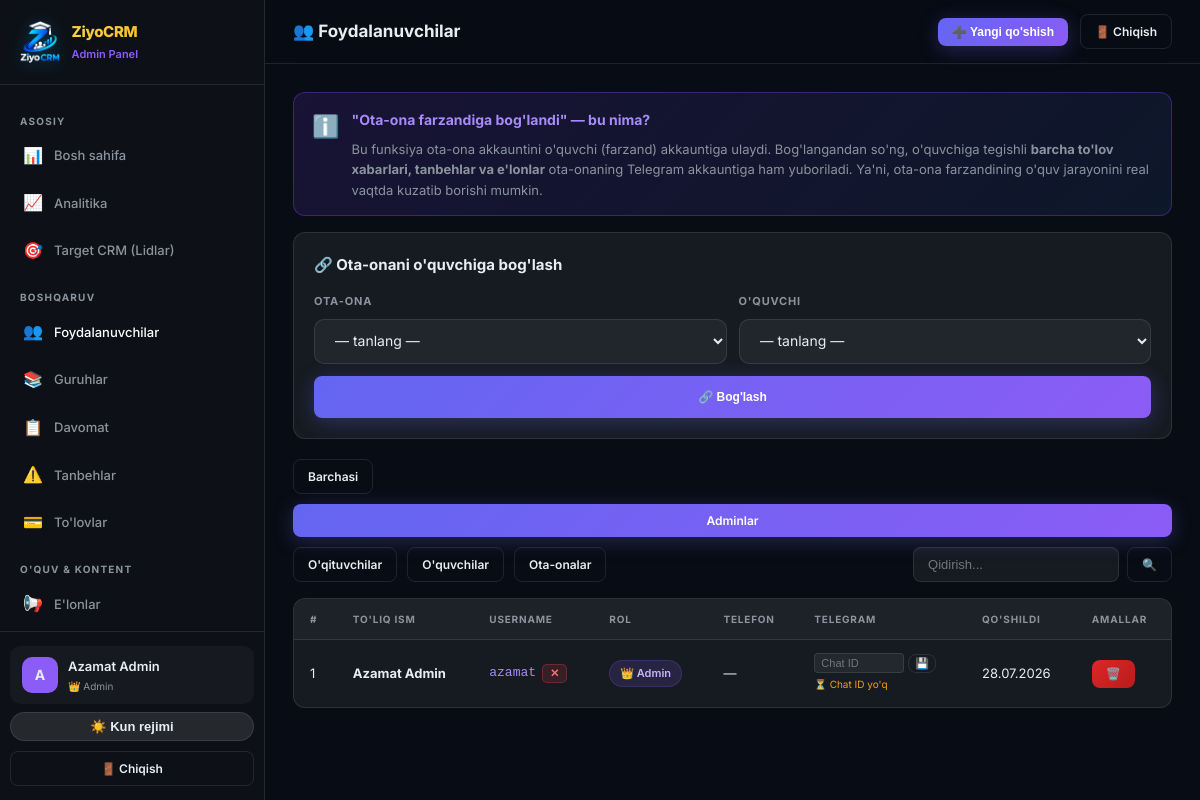
Screenshot of /admin/users.php?role=admin (signed in) with the database file from the repository.
### tables this page shows
CREATE TABLE users (
        id INTEGER PRIMARY KEY AUTOINCREMENT,
        username TEXT UNIQUE NOT NULL,
        password TEXT NOT NULL,
        full_name TEXT NOT NULL,
        role TEXT NOT NULL CHECK(role IN ('admin','teacher','student','parent')),
        telegram_chat_id TEXT,
        phone TEXT,
        created_at DATETIME DEFAULT CURRENT_TIMESTAMP,
        is_active INTEGER DEFAULT 1
    );

### admin/users.php (the view, shortened to what this page needs)
<?php
$db = getDB();
$role_filter = $_GET['role'] ?? 'all';
$search = trim($_GET['search'] ?? '');
$query = "SELECT * FROM users WHERE is_active=1";
$params = [];
if ($role_filter !== 'all') {
    $query .= " AND role=?";
    $params[] = $role_filter;
}
$query .= " ORDER BY created_at DESC";
$stmt = $db->prepare($query);
$stmt->execute($params);
$users = $stmt->fetchAll(PDO::FETCH_ASSOC);
$role_labels = ['admin'=>'👑 Admin','teacher'=>"👨‍🏫 O'qituvchi",'student'=>"🎓 O'quvchi",'parent'=>'👪 Ota-ona'];
$role_badges = ['admin'=>'badge-purple','teacher'=>'badge-primary','student'=>'badge-success','parent'=>'badge-warning'];
?>
<!DOCTYPE html>
<html lang="uz">
<head>
<link rel="stylesheet" href="../css/style.css">
</head>
<body>
<div class="dashboard">
  <?php include 'sidebar.php'; ?>
  <div class="main-content">
    <div class="topbar">
      <div class="topbar-title">👥 Foydalanuvchilar</div>
      <div class="topbar-right">
        <button class="btn btn-primary btn-sm" onclick="openModal('addModal')">➕ Yangi qo'shish</button>
        <a href="../logout.php" class="btn btn-outline btn-sm">🚪 Chiqish</a>
      </div>
    </div>
    <div class="page-content">
      <div class="info-box fade-in" style="
        background: linear-gradient(135deg, rgba(124,58,237,0.15), rgba(59,130,246,0.10));
        border: 1.5px solid rgba(124,58,237,0.4);
        border-radius: 12px;
        padding: 14px 18px;
        margin-bottom: 16px;
        display: flex;
        align-items: flex-start;
        gap: 12px;
      ">
        <span style="font-size:22px; margin-top:2px">ℹ️</span>
        <div>
          <strong style="color:#a78bfa; font-size:14px">"Ota-ona farzandiga bog'landi" — bu nima?</strong>
          <p style="margin:6px 0 0; font-size:13px; color:var(--text-muted); line-height:1.6">
            Bu funksiya ota-ona akkauntini o'quvchi (farzand) akkauntiga ulaydi.
            Bog'langandan so'ng, o'quvchiga tegishli <b>barcha to'lov xabarlari, tanbehlar va e'lonlar</b>
            ota-onaning Telegram akkauntiga ham yuboriladi.
            Ya'ni, ota-ona farzandining o'quv jarayonini real vaqtda kuzatib borishi mumkin.
          </p>
        </div>
      </div>
      <div class="data-table-wrapper fade-in" style="margin-bottom:20px; padding:20px;">
        <h3 style="margin-bottom:16px; font-size:15px">🔗 Ota-onani o'quvchiga bog'lash</h3>
        <form method="POST" style="display:flex; gap:12px; flex-wrap:wrap; align-items:flex-end">
          <div class="form-group" style="margin:0; flex:1; min-width:180px">
            <label>Ota-ona</label>
            <select name="parent_id" required>
              <option value="">— tanlang —</option>
            </select>
          </div>
          <div class="form-group" style="margin:0; flex:1; min-width:180px">
            <label>O'quvchi</label>
            <select name="student_id" required>
              <option value="">— tanlang —</option>
            </select>
          </div>
          <button type="submit" class="btn btn-primary btn-sm" style="height:42px">🔗 Bog'lash</button>
        </form>
      </div>
      <div style="display:flex; gap:10px; margin-bottom:16px; flex-wrap:wrap">
        <?php
        $filters = ['all'=>'Barchasi','admin'=>'Adminlar','teacher'=>"O'qituvchilar",'student'=>"O'quvchilar",'parent'=>'Ota-onalar'];
        foreach ($filters as $k=>$v):
        ?>
        <a href="?role=<?= $k ?>&search=<?= urlencode($search) ?>"
           class="btn btn-sm <?= $role_filter===$k?'btn-primary':'btn-outline' ?>"><?= $v ?></a>
        <?php endforeach; ?>
        <form method="GET" style="margin-left:auto; display:flex; gap:8px">
          <input type="text" name="search" placeholder="Qidirish..." value="<?= htmlspecialchars($search) ?>"
                 style="background:rgba(255,255,255,0.06); border:1.5px solid var(--border); border-radius:8px; padding:7px 14px; color:var(--text); font-size:13px; outline:none">
          <button type="submit" class="btn btn-outline btn-sm">🔍</button>
        </form>
      </div>
      <div class="data-table-wrapper fade-in">
        <table>
          <thead>
            <tr>
              <th>#</th>
              <th>To'liq ism</th>
              <th>Username</th>
              <th>Rol</th>
              <th>Telefon</th>
              <th>Telegram</th>
              <th>Qo'shildi</th>
              <th>Amallar</th>
            </tr>
          </thead>
          <tbody>
            <?php if (empty($users)): ?>
            <tr><td colspan="8" style="text-align:center; padding:40px; color:var(--text-muted)">Foydalanuvchi topilmadi</td></tr>
            <?php else: ?>
            <?php foreach ($users as $i => $u): ?>
            <tr>
              <td><?= $i+1 ?></td>
              <td><strong><?= htmlspecialchars($u['full_name']) ?></strong></td>
              <td>
                <div style="display:flex; align-items:center; gap:6px">
                  <code style="color:#a78bfa"><?= htmlspecialchars($u['username']) ?></code>
                  <button type="button"
                    class="btn btn-sm"
                    style="padding:2px 7px; font-size:11px; background:rgba(239,68,68,0.15); color:#f87171; border:1px solid rgba(239,68,68,0.3); border-radius:5px; cursor:pointer"
                    onclick="openDeleteUsernameModal(<?= $u['id'] ?>, '<?= htmlspecialchars($u['username'], ENT_QUOTES) ?>')"
                    title="Username va Telegram ulanishini o'chirish">
                    ✕
                  </button>
                </div>
              </td>
              <td><span class="badge <?= $role_badges[$u['role']] ?? 'badge-primary' ?>"><?= $role_labels[$u['role']] ?? $u['role'] ?></span></td>
              <td><?= htmlspecialchars($u['phone'] ?: '—') ?></td>
              <td>
                <form method="POST" style="display:flex; align-items:center; gap:4px">
                  <input type="text" name="telegram_chat_id" value="<?= htmlspecialchars($u['telegram_chat_id'] ?? '') ?>" placeholder="Chat ID" style="width:90px; padding:3px 6px; font-size:11px; background:rgba(255,255,255,0.06); border:1px solid var(--border); border-radius:4px; color:var(--text)">
                  <button type="submit" class="btn btn-sm btn-outline" style="padding:2px 6px; font-size:11px;" title="Chat ID saqlash">💾</button>
                </form>
                <?php if ($u['telegram_chat_id']): ?>
                  <span style="font-size:10px; color:#10b981">✅ Ulangan</span>
                <?php else: ?>
                  <span style="font-size:10px; color:#f59e0b">⏳ Chat ID yo'q</span>
                <?php endif; ?>
              </td>
              <td><?= date('d.m.Y', strtotime($u['created_at'])) ?></td>
              <td>
                <form method="POST" style="display:inline"
                      onsubmit="return confirm('Rostdan ham o\'chirmoqchimisiz?')">
                  <button type="submit" class="btn btn-danger btn-sm">🗑️</button>
                </form>
              </td>
            </tr>
            <?php endforeach; ?>
            <?php endif; ?>
          </tbody>
        </table>
      </div>
    </div>
  </div>
</div>
</body>
</html>

### css/style.css (style rules this page uses)
:root { --primary: #6366f1; --primary-dark: #4f46e5; --primary-light: rgba(99,102,241,0.15); --admin-color: #8b5cf6; --teacher-color: #3b82f6; --student-color: #10b981; --parent-color: #f59e0b; --success: #10b981; --warning: #f59e0b; --danger: #ef4444; --dark: #080c14; --dark2: #0d1117; --dark3: #161b22; --dark4: #21262d; --bg-main: #080c14; --bg-card: #0d1117; --bg-sidebar: #0d1117; --text: #e6edf3; --text-muted: #8b949e; --border: rgba(240,246,252,0.1); --glass: rgba(13,17,23,0.8); --radius: 12px; --shadow: 0 16px 48px rgba(0,0,0,0.5); }
* { margin:0;padding:0;box-sizing:border-box; }
body { font-family:'Inter',sans-serif; background:var(--bg-main); color:var(--text); min-height:100vh; line-height:1.6; transition: background-color 0.3s ease, color 0.3s ease; }
.form-group { margin-bottom:16px; }
.form-group label { display:block; font-size:11px;font-weight:700; color:var(--text-muted); text-transform:uppercase;letter-spacing:0.8px; margin-bottom:8px; }
.form-group input,.form-group select,.form-group textarea { width:100%; background:rgba(255,255,255,0.05); border:1.5px solid var(--border); border-radius:10px; padding:12px 16px 12px 44px; color:var(--text); font-size:14px; font-family:'Inter',sans-serif; transition:all 0.2s; outline:none; }
.form-group select { padding-left:16px; }
.form-group select option { background:#161b22; }
.btn { display:inline-flex;align-items:center;justify-content:center;gap:8px; padding:11px 22px;border-radius:10px; font-size:13px;font-weight:600; cursor:pointer;border:none; transition:all 0.2s;text-decoration:none; white-space:nowrap; }
.btn-primary { background:linear-gradient(135deg,#6366f1,#8b5cf6); color:#fff;width:100%;padding:14px;font-size:15px; box-shadow:0 4px 20px rgba(99,102,241,0.3); }
.btn-danger { background:linear-gradient(135deg,#dc2626,#b91c1c);color:#fff; }
.btn-outline { background:transparent;border:1.5px solid var(--border);color:var(--text); }
.btn-sm { padding:7px 14px;font-size:12px;border-radius:8px; }
.dashboard { display:flex;min-height:100vh; }
.main-content { margin-left:265px;flex:1;display:flex;flex-direction:column; }
.topbar { background:rgba(8,12,20,0.9); border-bottom:1px solid var(--border); padding:0 28px;height:64px; display:flex;align-items:center;justify-content:space-between; position:sticky;top:0;z-index:50; backdrop-filter:blur(16px); }
.topbar-title { font-size:17px;font-weight:700;display:flex;align-items:center;gap:10px; }
.topbar-right { display:flex;align-items:center;gap:12px; }
.page-content { padding:28px;flex:1; }
.data-table-wrapper { background:var(--dark3);border:1px solid var(--border); border-radius:var(--radius);overflow:hidden; }
table { width:100%;border-collapse:collapse; }
th { background:rgba(255,255,255,0.03); padding:12px 16px;text-align:left; font-size:10px;font-weight:700; color:var(--text-muted); text-transform:uppercase;letter-spacing:0.8px; }
td { padding:13px 16px;font-size:13px; border-top:1px solid var(--border); vertical-align:middle; }
.badge { display:inline-flex;align-items:center;gap:4px; padding:4px 10px;border-radius:20px; font-size:11px;font-weight:600; }
.badge-purple { background:rgba(139,92,246,0.15);color:#c4b5fd;border:1px solid rgba(139,92,246,0.2); }
.fade-in { animation:fadeInUp 0.4s ease forwards; }

### rows the page displays
users: full_name "Azamat Admin", username "azamat", role "👑 Admin", phone "—", shows "⏳ Chat ID yo'q", created_at "28.07.2026"

### other values shown
$role_meta['title'] "Admin Panel"
substr($user_name, 0, 1) "A"
$user_name "Azamat Admin"
$role_meta['badge'] "👑 Admin"
$v "Barchasi"
$v "Adminlar"
$v "O'qituvchilar"
$v "O'quvchilar"
$v "Ota-onalar"
